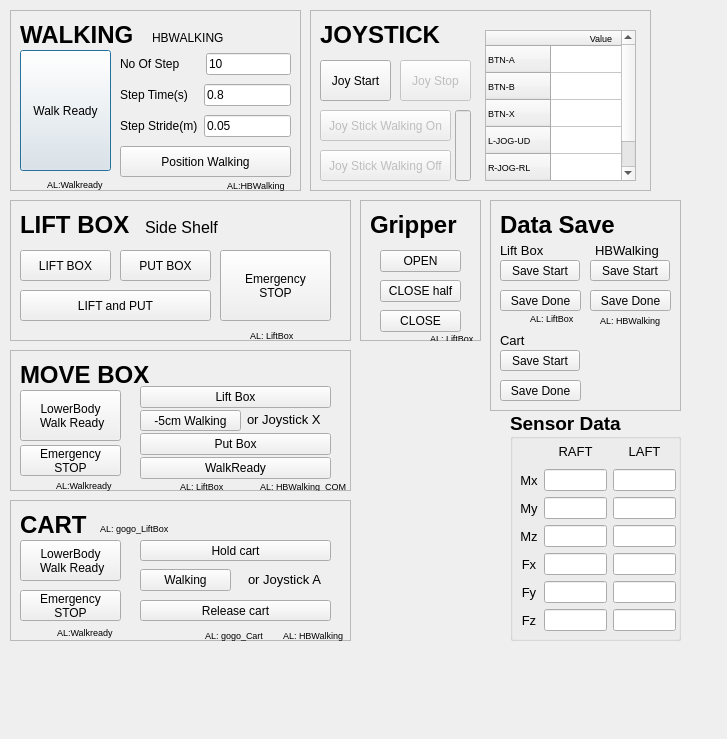
 <widget class="QDialog" name="WBTask">
  <property name="geometry">
   <rect>
    <x>0</x>
    <y>0</y>
    <width>727</width>
    <height>739</height>
   </rect>
  </property>
  <property name="windowTitle">
   <string>Dialog</string>
  </property>
  <widget class="QFrame" name="frame_Walking">
   <property name="geometry">
    <rect>
     <x>10</x>
     <y>10</y>
     <width>291</width>
     <height>181</height>
    </rect>
   </property>
   <property name="frameShape">
    <enum>QFrame::StyledPanel</enum>
   </property>
   <property name="frameShadow">
    <enum>QFrame::Raised</enum>
   </property>
   <widget class="QPushButton" name="PB_WKRD">
    <property name="geometry">
     <rect>
      <x>10</x>
      <y>40</y>
      <width>91</width>
      <height>121</height>
     </rect>
    </property>
    <property name="text">
     <string>Walk Ready</string>
    </property>
   </widget>
   <widget class="QLabel" name="label">
    <property name="geometry">
     <rect>
      <x>10</x>
      <y>10</y>
      <width>131</width>
      <height>31</height>
     </rect>
    </property>
    <property name="font">
     <font>
      <pointsize>18</pointsize>
     </font>
    </property>
    <property name="text">
     <string>&lt;html&gt;&lt;head/&gt;&lt;body&gt;&lt;p&gt;&lt;span style=&quot; font-weight:600;&quot;&gt;WALKING&lt;/span&gt;&lt;/p&gt;&lt;/body&gt;&lt;/html&gt;</string>
    </property>
   </widget>
   <widget class="QLabel" name="label_10">
    <property name="geometry">
     <rect>
      <x>37</x>
      <y>166</y>
      <width>71</width>
      <height>16</height>
     </rect>
    </property>
    <property name="font">
     <font>
      <pointsize>7</pointsize>
     </font>
    </property>
    <property name="text">
     <string>AL:Walkready</string>
    </property>
   </widget>
   <widget class="QLabel" name="label_9">
    <property name="geometry">
     <rect>
      <x>142</x>
      <y>18</y>
      <width>101</width>
      <height>20</height>
     </rect>
    </property>
    <property name="text">
     <string>&lt;html&gt;&lt;head/&gt;&lt;body&gt;&lt;p&gt;HBWALKING&lt;/p&gt;&lt;/body&gt;&lt;/html&gt;</string>
    </property>
   </widget>
   <widget class="QWidget" name="verticalLayoutWidget_7">
    <property name="geometry">
     <rect>
      <x>110</x>
      <y>40</y>
      <width>171</width>
      <height>91</height>
     </rect>
    </property>
    <layout class="QVBoxLayout" name="verticalLayout_7">
     <item>
      <layout class="QHBoxLayout" name="horizontalLayout_8">
       <item>
        <widget class="QLabel" name="label_14">
         <property name="text">
          <string>No Of Step      </string>
         </property>
        </widget>
       </item>
       <item>
        <widget class="QLineEdit" name="LE_NO_OF_STEP">
         <property name="text">
          <string>10</string>
         </property>
        </widget>
       </item>
      </layout>
     </item>
     <item>
      <layout class="QHBoxLayout" name="horizontalLayout_9">
       <item>
        <widget class="QLabel" name="label_15">
         <property name="text">
          <string>Step Time(s)   </string>
         </property>
        </widget>
       </item>
       <item>
        <widget class="QLineEdit" name="LE_STEP_TIME">
         <property name="text">
          <string>0.8</string>
         </property>
        </widget>
       </item>
      </layout>
     </item>
     <item>
      <layout class="QHBoxLayout" name="horizontalLayout_3">
       <item>
        <widget class="QLabel" name="label_16">
         <property name="text">
          <string>Step Stride(m)</string>
         </property>
        </widget>
       </item>
       <item>
        <widget class="QLineEdit" name="LE_STEP_STRIDE">
         <property name="text">
          <string>0.05</string>
         </property>
        </widget>
       </item>
      </layout>
     </item>
    </layout>
   </widget>
   <widget class="QPushButton" name="PB_PositionWalking">
    <property name="geometry">
     <rect>
      <x>110</x>
      <y>136</y>
      <width>171</width>
      <height>31</height>
     </rect>
    </property>
    <property name="text">
     <string>Position Walking</string>
    </property>
   </widget>
   <widget class="QLabel" name="label_11">
    <property name="geometry">
     <rect>
      <x>217</x>
      <y>167</y>
      <width>71</width>
      <height>16</height>
     </rect>
    </property>
    <property name="font">
     <font>
      <pointsize>7</pointsize>
     </font>
    </property>
    <property name="text">
     <string>AL:HBWalking</string>
    </property>
   </widget>
  </widget>
  <widget class="QFrame" name="frame_Cart">
   <property name="geometry">
    <rect>
     <x>10</x>
     <y>500</y>
     <width>341</width>
     <height>141</height>
    </rect>
   </property>
   <property name="frameShape">
    <enum>QFrame::StyledPanel</enum>
   </property>
   <property name="frameShadow">
    <enum>QFrame::Raised</enum>
   </property>
   <widget class="QLabel" name="label_CART">
    <property name="geometry">
     <rect>
      <x>10</x>
      <y>10</y>
      <width>111</width>
      <height>31</height>
     </rect>
    </property>
    <property name="font">
     <font>
      <pointsize>18</pointsize>
     </font>
    </property>
    <property name="text">
     <string>&lt;html&gt;&lt;head/&gt;&lt;body&gt;&lt;p&gt;&lt;span style=&quot; font-weight:600;&quot;&gt;CART&lt;/span&gt;&lt;/p&gt;&lt;/body&gt;&lt;/html&gt;</string>
    </property>
   </widget>
   <widget class="QPushButton" name="PB_Cart_LB_WKRD">
    <property name="geometry">
     <rect>
      <x>10</x>
      <y>40</y>
      <width>101</width>
      <height>41</height>
     </rect>
    </property>
    <property name="text">
     <string>LowerBody 
 Walk Ready</string>
    </property>
   </widget>
   <widget class="QPushButton" name="PB_holdCart">
    <property name="geometry">
     <rect>
      <x>130</x>
      <y>40</y>
      <width>191</width>
      <height>21</height>
     </rect>
    </property>
    <property name="text">
     <string>Hold cart</string>
    </property>
   </widget>
   <widget class="QPushButton" name="PB_ReleaseCart">
    <property name="geometry">
     <rect>
      <x>130</x>
      <y>100</y>
      <width>191</width>
      <height>21</height>
     </rect>
    </property>
    <property name="text">
     <string>Release cart</string>
    </property>
   </widget>
   <widget class="QLabel" name="label_ALgogo">
    <property name="geometry">
     <rect>
      <x>90</x>
      <y>20</y>
      <width>91</width>
      <height>16</height>
     </rect>
    </property>
    <property name="font">
     <font>
      <pointsize>7</pointsize>
     </font>
    </property>
    <property name="text">
     <string>AL: gogo_LiftBox</string>
    </property>
   </widget>
   <widget class="QLabel" name="label_23">
    <property name="geometry">
     <rect>
      <x>195</x>
      <y>127</y>
      <width>61</width>
      <height>16</height>
     </rect>
    </property>
    <property name="font">
     <font>
      <pointsize>7</pointsize>
     </font>
    </property>
    <property name="text">
     <string>AL: gogo_Cart</string>
    </property>
   </widget>
   <widget class="QLabel" name="label_22">
    <property name="geometry">
     <rect>
      <x>47</x>
      <y>122</y>
      <width>71</width>
      <height>20</height>
     </rect>
    </property>
    <property name="font">
     <font>
      <pointsize>7</pointsize>
     </font>
    </property>
    <property name="text">
     <string>AL:Walkready</string>
    </property>
   </widget>
   <widget class="QPushButton" name="PB_CART_Walking">
    <property name="geometry">
     <rect>
      <x>130</x>
      <y>69</y>
      <width>91</width>
      <height>22</height>
     </rect>
    </property>
    <property name="text">
     <string>Walking</string>
    </property>
   </widget>
   <widget class="QLabel" name="label_25">
    <property name="geometry">
     <rect>
      <x>238</x>
      <y>70</y>
      <width>81</width>
      <height>20</height>
     </rect>
    </property>
    <property name="font">
     <font>
      <pointsize>7</pointsize>
     </font>
    </property>
    <property name="text">
     <string>&lt;html&gt;&lt;head/&gt;&lt;body&gt;&lt;p&gt;&lt;span style=&quot; font-size:10pt;&quot;&gt;or Joystick A&lt;/span&gt;&lt;/p&gt;&lt;/body&gt;&lt;/html&gt;</string>
    </property>
   </widget>
   <widget class="QLabel" name="label_26">
    <property name="geometry">
     <rect>
      <x>273</x>
      <y>125</y>
      <width>101</width>
      <height>20</height>
     </rect>
    </property>
    <property name="font">
     <font>
      <pointsize>7</pointsize>
     </font>
    </property>
    <property name="text">
     <string>AL: HBWalking</string>
    </property>
   </widget>
   <widget class="QPushButton" name="PB_CART_STOP">
    <property name="geometry">
     <rect>
      <x>10</x>
      <y>90</y>
      <width>101</width>
      <height>31</height>
     </rect>
    </property>
    <property name="text">
     <string>Emergency
STOP</string>
    </property>
   </widget>
  </widget>
  <widget class="QFrame" name="frame_LiftBox">
   <property name="geometry">
    <rect>
     <x>10</x>
     <y>200</y>
     <width>341</width>
     <height>141</height>
    </rect>
   </property>
   <property name="frameShape">
    <enum>QFrame::StyledPanel</enum>
   </property>
   <property name="frameShadow">
    <enum>QFrame::Raised</enum>
   </property>
   <widget class="QLabel" name="label_LIFTBOX">
    <property name="geometry">
     <rect>
      <x>10</x>
      <y>10</y>
      <width>141</width>
      <height>31</height>
     </rect>
    </property>
    <property name="font">
     <font>
      <pointsize>18</pointsize>
     </font>
    </property>
    <property name="text">
     <string>&lt;html&gt;&lt;head/&gt;&lt;body&gt;&lt;p&gt;&lt;span style=&quot; font-weight:600;&quot;&gt;LIFT BOX&lt;/span&gt;&lt;/p&gt;&lt;/body&gt;&lt;/html&gt;</string>
    </property>
   </widget>
   <widget class="QPushButton" name="PB_Back_LiftBox">
    <property name="geometry">
     <rect>
      <x>10</x>
      <y>50</y>
      <width>91</width>
      <height>31</height>
     </rect>
    </property>
    <property name="text">
     <string>LIFT BOX</string>
    </property>
   </widget>
   <widget class="QPushButton" name="PB_Back_PutBox">
    <property name="geometry">
     <rect>
      <x>110</x>
      <y>50</y>
      <width>91</width>
      <height>31</height>
     </rect>
    </property>
    <property name="text">
     <string>PUT BOX</string>
    </property>
   </widget>
   <widget class="QLabel" name="label_LiftBox_Side">
    <property name="geometry">
     <rect>
      <x>135</x>
      <y>17</y>
      <width>111</width>
      <height>21</height>
     </rect>
    </property>
    <property name="font">
     <font>
      <pointsize>12</pointsize>
     </font>
    </property>
    <property name="text">
     <string>Side Shelf</string>
    </property>
   </widget>
   <widget class="QLabel" name="label_12">
    <property name="geometry">
     <rect>
      <x>240</x>
      <y>127</y>
      <width>51</width>
      <height>16</height>
     </rect>
    </property>
    <property name="font">
     <font>
      <pointsize>7</pointsize>
     </font>
    </property>
    <property name="text">
     <string>AL: LiftBox</string>
    </property>
   </widget>
   <widget class="QPushButton" name="PB_ALLinOne">
    <property name="geometry">
     <rect>
      <x>10</x>
      <y>90</y>
      <width>191</width>
      <height>31</height>
     </rect>
    </property>
    <property name="text">
     <string>LIFT and PUT</string>
    </property>
   </widget>
   <widget class="QPushButton" name="PB_STOP">
    <property name="geometry">
     <rect>
      <x>210</x>
      <y>50</y>
      <width>111</width>
      <height>71</height>
     </rect>
    </property>
    <property name="text">
     <string>Emergency
STOP</string>
    </property>
   </widget>
  </widget>
  <widget class="QFrame" name="frame_MOVEBOX">
   <property name="geometry">
    <rect>
     <x>10</x>
     <y>350</y>
     <width>341</width>
     <height>141</height>
    </rect>
   </property>
   <property name="frameShape">
    <enum>QFrame::StyledPanel</enum>
   </property>
   <property name="frameShadow">
    <enum>QFrame::Raised</enum>
   </property>
   <widget class="QLabel" name="label_MoveBox">
    <property name="geometry">
     <rect>
      <x>10</x>
      <y>10</y>
      <width>151</width>
      <height>31</height>
     </rect>
    </property>
    <property name="font">
     <font>
      <pointsize>18</pointsize>
     </font>
    </property>
    <property name="styleSheet">
     <string notr="true"/>
    </property>
    <property name="text">
     <string>&lt;html&gt;&lt;head/&gt;&lt;body&gt;&lt;p&gt;&lt;span style=&quot; font-weight:600;&quot;&gt;MOVE BOX&lt;/span&gt;&lt;/p&gt;&lt;/body&gt;&lt;/html&gt;</string>
    </property>
    <property name="wordWrap">
     <bool>false</bool>
    </property>
   </widget>
   <widget class="QPushButton" name="PB_MB_LB_WalkReady">
    <property name="geometry">
     <rect>
      <x>10</x>
      <y>40</y>
      <width>101</width>
      <height>51</height>
     </rect>
    </property>
    <property name="text">
     <string>LowerBody 
 Walk Ready</string>
    </property>
   </widget>
   <widget class="QPushButton" name="PB_COMxBackWalking">
    <property name="geometry">
     <rect>
      <x>130</x>
      <y>60</y>
      <width>101</width>
      <height>21</height>
     </rect>
    </property>
    <property name="text">
     <string>-5cm Walking</string>
    </property>
   </widget>
   <widget class="QPushButton" name="PB_MB_liftBox">
    <property name="geometry">
     <rect>
      <x>130</x>
      <y>36</y>
      <width>191</width>
      <height>22</height>
     </rect>
    </property>
    <property name="text">
     <string>Lift Box</string>
    </property>
   </widget>
   <widget class="QLabel" name="label_13">
    <property name="geometry">
     <rect>
      <x>170</x>
      <y>128</y>
      <width>51</width>
      <height>16</height>
     </rect>
    </property>
    <property name="font">
     <font>
      <pointsize>7</pointsize>
     </font>
    </property>
    <property name="text">
     <string>AL: LiftBox</string>
    </property>
   </widget>
   <widget class="QLabel" name="label_17">
    <property name="geometry">
     <rect>
      <x>250</x>
      <y>126</y>
      <width>101</width>
      <height>20</height>
     </rect>
    </property>
    <property name="font">
     <font>
      <pointsize>7</pointsize>
     </font>
    </property>
    <property name="text">
     <string>AL: HBWalking_COM</string>
    </property>
   </widget>
   <widget class="QLabel" name="label_18">
    <property name="geometry">
     <rect>
      <x>46</x>
      <y>125</y>
      <width>71</width>
      <height>20</height>
     </rect>
    </property>
    <property name="font">
     <font>
      <pointsize>7</pointsize>
     </font>
    </property>
    <property name="text">
     <string>AL:Walkready</string>
    </property>
   </widget>
   <widget class="QPushButton" name="PB_MB_putBox">
    <property name="geometry">
     <rect>
      <x>130</x>
      <y>83</y>
      <width>191</width>
      <height>22</height>
     </rect>
    </property>
    <property name="text">
     <string>Put Box</string>
    </property>
   </widget>
   <widget class="QPushButton" name="PB_MB_WKRD">
    <property name="geometry">
     <rect>
      <x>130</x>
      <y>107</y>
      <width>191</width>
      <height>22</height>
     </rect>
    </property>
    <property name="text">
     <string>WalkReady</string>
    </property>
   </widget>
   <widget class="QLabel" name="label_24">
    <property name="geometry">
     <rect>
      <x>237</x>
      <y>60</y>
      <width>81</width>
      <height>20</height>
     </rect>
    </property>
    <property name="font">
     <font>
      <pointsize>7</pointsize>
     </font>
    </property>
    <property name="text">
     <string>&lt;html&gt;&lt;head/&gt;&lt;body&gt;&lt;p&gt;&lt;span style=&quot; font-size:10pt;&quot;&gt;or Joystick X&lt;/span&gt;&lt;/p&gt;&lt;/body&gt;&lt;/html&gt;</string>
    </property>
   </widget>
   <widget class="QPushButton" name="PB_MB_STOP">
    <property name="geometry">
     <rect>
      <x>10</x>
      <y>95</y>
      <width>101</width>
      <height>31</height>
     </rect>
    </property>
    <property name="text">
     <string>Emergency
STOP</string>
    </property>
   </widget>
  </widget>
  <widget class="QFrame" name="frame_DataSave">
   <property name="geometry">
    <rect>
     <x>490</x>
     <y>200</y>
     <width>191</width>
     <height>211</height>
    </rect>
   </property>
   <property name="frameShape">
    <enum>QFrame::StyledPanel</enum>
   </property>
   <property name="frameShadow">
    <enum>QFrame::Raised</enum>
   </property>
   <widget class="QPushButton" name="PB_SaveStart">
    <property name="geometry">
     <rect>
      <x>10</x>
      <y>60</y>
      <width>80</width>
      <height>21</height>
     </rect>
    </property>
    <property name="text">
     <string>Save Start</string>
    </property>
   </widget>
   <widget class="QPushButton" name="PB_SaveDone">
    <property name="geometry">
     <rect>
      <x>10</x>
      <y>90</y>
      <width>81</width>
      <height>21</height>
     </rect>
    </property>
    <property name="text">
     <string>Save Done</string>
    </property>
   </widget>
   <widget class="QLabel" name="label_DataSave">
    <property name="geometry">
     <rect>
      <x>10</x>
      <y>10</y>
      <width>151</width>
      <height>31</height>
     </rect>
    </property>
    <property name="font">
     <font>
      <pointsize>18</pointsize>
     </font>
    </property>
    <property name="styleSheet">
     <string notr="true"/>
    </property>
    <property name="text">
     <string>&lt;html&gt;&lt;head/&gt;&lt;body&gt;&lt;p&gt;&lt;span style=&quot; font-weight:600;&quot;&gt;Data Save&lt;/span&gt;&lt;/p&gt;&lt;/body&gt;&lt;/html&gt;</string>
    </property>
    <property name="wordWrap">
     <bool>false</bool>
    </property>
   </widget>
   <widget class="QPushButton" name="PB_SaveDone_HB">
    <property name="geometry">
     <rect>
      <x>100</x>
      <y>90</y>
      <width>81</width>
      <height>21</height>
     </rect>
    </property>
    <property name="text">
     <string>Save Done</string>
    </property>
   </widget>
   <widget class="QPushButton" name="PB_SaveStart_HB">
    <property name="geometry">
     <rect>
      <x>100</x>
      <y>60</y>
      <width>80</width>
      <height>21</height>
     </rect>
    </property>
    <property name="text">
     <string>Save Start</string>
    </property>
   </widget>
   <widget class="QLabel" name="label_DS_HBWalking">
    <property name="geometry">
     <rect>
      <x>105</x>
      <y>40</y>
      <width>71</width>
      <height>21</height>
     </rect>
    </property>
    <property name="font">
     <font>
      <pointsize>12</pointsize>
     </font>
    </property>
    <property name="text">
     <string>&lt;html&gt;&lt;head/&gt;&lt;body&gt;&lt;p&gt;&lt;span style=&quot; font-size:10pt;&quot;&gt;HBWalking&lt;/span&gt;&lt;/p&gt;&lt;/body&gt;&lt;/html&gt;</string>
    </property>
   </widget>
   <widget class="QLabel" name="label_DS_LiftBox">
    <property name="geometry">
     <rect>
      <x>10</x>
      <y>40</y>
      <width>71</width>
      <height>21</height>
     </rect>
    </property>
    <property name="font">
     <font>
      <pointsize>12</pointsize>
     </font>
    </property>
    <property name="text">
     <string>&lt;html&gt;&lt;head/&gt;&lt;body&gt;&lt;p&gt;&lt;span style=&quot; font-size:10pt;&quot;&gt;Lift Box&lt;/span&gt;&lt;/p&gt;&lt;/body&gt;&lt;/html&gt;</string>
    </property>
   </widget>
   <widget class="QLabel" name="label_19">
    <property name="geometry">
     <rect>
      <x>40</x>
      <y>110</y>
      <width>51</width>
      <height>16</height>
     </rect>
    </property>
    <property name="font">
     <font>
      <pointsize>7</pointsize>
     </font>
    </property>
    <property name="text">
     <string>AL: LiftBox</string>
    </property>
   </widget>
   <widget class="QLabel" name="label_20">
    <property name="geometry">
     <rect>
      <x>110</x>
      <y>110</y>
      <width>71</width>
      <height>20</height>
     </rect>
    </property>
    <property name="font">
     <font>
      <pointsize>7</pointsize>
     </font>
    </property>
    <property name="text">
     <string>AL: HBWalking</string>
    </property>
   </widget>
   <widget class="QLabel" name="label_DS_Cart">
    <property name="geometry">
     <rect>
      <x>10</x>
      <y>130</y>
      <width>71</width>
      <height>21</height>
     </rect>
    </property>
    <property name="font">
     <font>
      <pointsize>12</pointsize>
     </font>
    </property>
    <property name="text">
     <string>&lt;html&gt;&lt;head/&gt;&lt;body&gt;&lt;p&gt;&lt;span style=&quot; font-size:10pt;&quot;&gt;Cart&lt;/span&gt;&lt;/p&gt;&lt;/body&gt;&lt;/html&gt;</string>
    </property>
   </widget>
   <widget class="QPushButton" name="PB_SaveStart_Cart">
    <property name="geometry">
     <rect>
      <x>10</x>
      <y>150</y>
      <width>80</width>
      <height>21</height>
     </rect>
    </property>
    <property name="text">
     <string>Save Start</string>
    </property>
   </widget>
   <widget class="QPushButton" name="PB_SaveDone_Cart">
    <property name="geometry">
     <rect>
      <x>10</x>
      <y>180</y>
      <width>81</width>
      <height>21</height>
     </rect>
    </property>
    <property name="text">
     <string>Save Done</string>
    </property>
   </widget>
  </widget>
  <widget class="QFrame" name="frame_joyStick">
   <property name="geometry">
    <rect>
     <x>310</x>
     <y>10</y>
     <width>341</width>
     <height>181</height>
    </rect>
   </property>
   <property name="frameShape">
    <enum>QFrame::StyledPanel</enum>
   </property>
   <property name="frameShadow">
    <enum>QFrame::Raised</enum>
   </property>
   <widget class="QPushButton" name="MANUAL_BTN_JOY_WALKING_ON">
    <property name="enabled">
     <bool>false</bool>
    </property>
    <property name="geometry">
     <rect>
      <x>10</x>
      <y>100</y>
      <width>131</width>
      <height>31</height>
     </rect>
    </property>
    <property name="text">
     <string>Joy Stick Walking On</string>
    </property>
   </widget>
   <widget class="QPushButton" name="MANUAL_BTN_JOY_WALKING_OFF">
    <property name="enabled">
     <bool>false</bool>
    </property>
    <property name="geometry">
     <rect>
      <x>10</x>
      <y>140</y>
      <width>131</width>
      <height>31</height>
     </rect>
    </property>
    <property name="text">
     <string>Joy Stick Walking Off</string>
    </property>
   </widget>
   <widget class="QLineEdit" name="LE_JOYSTICK_WALKING_STATUS">
    <property name="enabled">
     <bool>false</bool>
    </property>
    <property name="geometry">
     <rect>
      <x>145</x>
      <y>100</y>
      <width>16</width>
      <height>71</height>
     </rect>
    </property>
    <property name="readOnly">
     <bool>true</bool>
    </property>
   </widget>
   <widget class="QPushButton" name="JOY_BTN_START">
    <property name="geometry">
     <rect>
      <x>10</x>
      <y>50</y>
      <width>71</width>
      <height>41</height>
     </rect>
    </property>
    <property name="text">
     <string>Joy Start</string>
    </property>
   </widget>
   <widget class="QPushButton" name="JOY_BTN_STOP">
    <property name="enabled">
     <bool>false</bool>
    </property>
    <property name="geometry">
     <rect>
      <x>90</x>
      <y>50</y>
      <width>71</width>
      <height>41</height>
     </rect>
    </property>
    <property name="text">
     <string>Joy Stop</string>
    </property>
   </widget>
   <widget class="QTableWidget" name="JOY_TABLE_INFO_RIGHT">
    <property name="geometry">
     <rect>
      <x>175</x>
      <y>20</y>
      <width>151</width>
      <height>151</height>
     </rect>
    </property>
    <property name="font">
     <font>
      <pointsize>7</pointsize>
     </font>
    </property>
    <attribute name="horizontalHeaderMinimumSectionSize">
     <number>8</number>
    </attribute>
    <attribute name="verticalHeaderDefaultSectionSize">
     <number>27</number>
    </attribute>
    <attribute name="verticalHeaderMinimumSectionSize">
     <number>10</number>
    </attribute>
    <row>
     <property name="text">
      <string>BTN-A</string>
     </property>
    </row>
    <row>
     <property name="text">
      <string>BTN-B</string>
     </property>
    </row>
    <row>
     <property name="text">
      <string>BTN-X</string>
     </property>
    </row>
    <row>
     <property name="text">
      <string>L-JOG-UD       </string>
     </property>
    </row>
    <row>
     <property name="text">
      <string>R-JOG-RL</string>
     </property>
    </row>
    <column>
     <property name="text">
      <string>Value</string>
     </property>
    </column>
   </widget>
   <widget class="QLabel" name="label_2">
    <property name="geometry">
     <rect>
      <x>10</x>
      <y>10</y>
      <width>151</width>
      <height>31</height>
     </rect>
    </property>
    <property name="font">
     <font>
      <pointsize>18</pointsize>
     </font>
    </property>
    <property name="text">
     <string>&lt;html&gt;&lt;head/&gt;&lt;body&gt;&lt;p&gt;&lt;span style=&quot; font-weight:600;&quot;&gt;JOYSTICK&lt;/span&gt;&lt;/p&gt;&lt;/body&gt;&lt;/html&gt;</string>
    </property>
   </widget>
  </widget>
  <widget class="QFrame" name="frame">
   <property name="geometry">
    <rect>
     <x>360</x>
     <y>200</y>
     <width>121</width>
     <height>141</height>
    </rect>
   </property>
   <property name="frameShape">
    <enum>QFrame::StyledPanel</enum>
   </property>
   <property name="frameShadow">
    <enum>QFrame::Raised</enum>
   </property>
   <widget class="QLabel" name="label_Gripper">
    <property name="geometry">
     <rect>
      <x>10</x>
      <y>10</y>
      <width>111</width>
      <height>31</height>
     </rect>
    </property>
    <property name="font">
     <font>
      <pointsize>18</pointsize>
     </font>
    </property>
    <property name="styleSheet">
     <string notr="true"/>
    </property>
    <property name="text">
     <string>&lt;html&gt;&lt;head/&gt;&lt;body&gt;&lt;p&gt;&lt;span style=&quot; font-weight:600;&quot;&gt;Gripper&lt;/span&gt;&lt;/p&gt;&lt;/body&gt;&lt;/html&gt;</string>
    </property>
    <property name="wordWrap">
     <bool>false</bool>
    </property>
   </widget>
   <widget class="QPushButton" name="PB_G_open">
    <property name="geometry">
     <rect>
      <x>20</x>
      <y>50</y>
      <width>81</width>
      <height>22</height>
     </rect>
    </property>
    <property name="text">
     <string>OPEN</string>
    </property>
   </widget>
   <widget class="QPushButton" name="PB_G_close_half">
    <property name="geometry">
     <rect>
      <x>20</x>
      <y>80</y>
      <width>81</width>
      <height>22</height>
     </rect>
    </property>
    <property name="text">
     <string>CLOSE half</string>
    </property>
   </widget>
   <widget class="QPushButton" name="PB_G_close">
    <property name="geometry">
     <rect>
      <x>20</x>
      <y>110</y>
      <width>81</width>
      <height>22</height>
     </rect>
    </property>
    <property name="text">
     <string>CLOSE</string>
    </property>
   </widget>
   <widget class="QLabel" name="label_21">
    <property name="geometry">
     <rect>
      <x>70</x>
      <y>130</y>
      <width>51</width>
      <height>16</height>
     </rect>
    </property>
    <property name="font">
     <font>
      <pointsize>7</pointsize>
     </font>
    </property>
    <property name="text">
     <string>AL: LiftBox</string>
    </property>
   </widget>
  </widget>
  <widget class="QGroupBox" name="groupBox">
   <property name="enabled">
    <bool>true</bool>
   </property>
   <property name="geometry">
    <rect>
     <x>510</x>
     <y>410</y>
     <width>171</width>
     <height>231</height>
    </rect>
   </property>
   <property name="font">
    <font>
     <pointsize>14</pointsize>
     <weight>75</weight>
     <bold>true</bold>
    </font>
   </property>
   <property name="title">
    <string notr="true">Sensor Data</string>
   </property>
   <property name="alignment">
    <set>Qt::AlignLeading|Qt::AlignLeft|Qt::AlignVCenter</set>
   </property>
   <property name="flat">
    <bool>false</bool>
   </property>
   <property name="checkable">
    <bool>false</bool>
   </property>
   <widget class="QWidget" name="gridLayoutWidget">
    <property name="geometry">
     <rect>
      <x>10</x>
      <y>30</y>
      <width>156</width>
      <height>191</height>
     </rect>
    </property>
    <layout class="QGridLayout" name="gridLayout">
     <item row="3" column="2">
      <widget class="QLineEdit" name="LE_LAFT_My">
       <property name="font">
        <font>
         <pointsize>9</pointsize>
         <weight>50</weight>
         <bold>false</bold>
        </font>
       </property>
      </widget>
     </item>
     <item row="6" column="0">
      <widget class="QLabel" name="label_Fy">
       <property name="font">
        <font>
         <pointsize>10</pointsize>
         <weight>50</weight>
         <bold>false</bold>
        </font>
       </property>
       <property name="text">
        <string>Fy</string>
       </property>
       <property name="alignment">
        <set>Qt::AlignCenter</set>
       </property>
      </widget>
     </item>
     <item row="2" column="2">
      <widget class="QLineEdit" name="LE_LAFT_Mx">
       <property name="font">
        <font>
         <pointsize>9</pointsize>
         <weight>50</weight>
         <bold>false</bold>
        </font>
       </property>
      </widget>
     </item>
     <item row="3" column="0">
      <widget class="QLabel" name="label_My">
       <property name="font">
        <font>
         <pointsize>10</pointsize>
         <weight>50</weight>
         <bold>false</bold>
        </font>
       </property>
       <property name="text">
        <string>My</string>
       </property>
       <property name="alignment">
        <set>Qt::AlignCenter</set>
       </property>
      </widget>
     </item>
     <item row="5" column="2">
      <widget class="QLineEdit" name="LE_LAFT_Fx">
       <property name="font">
        <font>
         <pointsize>9</pointsize>
         <weight>50</weight>
         <bold>false</bold>
        </font>
       </property>
      </widget>
     </item>
     <item row="4" column="2">
      <widget class="QLineEdit" name="LE_LAFT_Mz">
       <property name="font">
        <font>
         <pointsize>9</pointsize>
         <weight>50</weight>
         <bold>false</bold>
        </font>
       </property>
      </widget>
     </item>
     <item row="6" column="1">
      <widget class="QLineEdit" name="LE_RAFT_Fy">
       <property name="font">
        <font>
         <pointsize>9</pointsize>
         <weight>50</weight>
         <bold>false</bold>
        </font>
       </property>
      </widget>
     </item>
     <item row="4" column="0">
      <widget class="QLabel" name="label_Mz">
       <property name="font">
        <font>
         <pointsize>10</pointsize>
         <weight>50</weight>
         <bold>false</bold>
        </font>
       </property>
       <property name="text">
        <string>Mz</string>
       </property>
       <property name="alignment">
        <set>Qt::AlignCenter</set>
       </property>
      </widget>
     </item>
     <item row="7" column="1">
      <widget class="QLineEdit" name="LE_RAFT_Fz">
       <property name="font">
        <font>
         <pointsize>9</pointsize>
         <weight>50</weight>
         <bold>false</bold>
        </font>
       </property>
      </widget>
     </item>
     <item row="7" column="0">
      <widget class="QLabel" name="label_Fz">
       <property name="font">
        <font>
         <pointsize>10</pointsize>
         <weight>50</weight>
         <bold>false</bold>
        </font>
       </property>
       <property name="text">
        <string>Fz</string>
       </property>
       <property name="alignment">
        <set>Qt::AlignCenter</set>
       </property>
      </widget>
     </item>
     <item row="6" column="2">
      <widget class="QLineEdit" name="LE_LAFT_Fy">
       <property name="font">
        <font>
         <pointsize>9</pointsize>
         <weight>50</weight>
         <bold>false</bold>
        </font>
       </property>
      </widget>
     </item>
     <item row="0" column="1">
      <widget class="QLabel" name="label_RAFT">
       <property name="font">
        <font>
         <pointsize>10</pointsize>
         <weight>50</weight>
         <bold>false</bold>
        </font>
       </property>
       <property name="text">
        <string>RAFT</string>
       </property>
       <property name="alignment">
        <set>Qt::AlignCenter</set>
       </property>
      </widget>
     </item>
     <item row="4" column="1">
      <widget class="QLineEdit" name="LE_RAFT_Mz">
       <property name="font">
        <font>
         <pointsize>9</pointsize>
         <weight>50</weight>
         <bold>false</bold>
        </font>
       </property>
      </widget>
     </item>
     <item row="3" column="1">
      <widget class="QLineEdit" name="LE_RAFT_My">
       <property name="font">
        <font>
         <pointsize>9</pointsize>
         <weight>50</weight>
         <bold>false</bold>
        </font>
       </property>
      </widget>
     </item>
     <item row="7" column="2">
      <widget class="QLineEdit" name="LE_LAFT_Fz">
       <property name="font">
        <font>
         <pointsize>9</pointsize>
         <weight>50</weight>
         <bold>false</bold>
        </font>
       </property>
      </widget>
     </item>
     <item row="5" column="0">
      <widget class="QLabel" name="label_Fx">
       <property name="font">
        <font>
         <pointsize>10</pointsize>
         <weight>50</weight>
         <bold>false</bold>
        </font>
       </property>
       <property name="text">
        <string>Fx</string>
       </property>
       <property name="alignment">
        <set>Qt::AlignCenter</set>
       </property>
      </widget>
     </item>
     <item row="5" column="1">
      <widget class="QLineEdit" name="LE_RAFT_Fx">
       <property name="font">
        <font>
         <pointsize>9</pointsize>
         <weight>50</weight>
         <bold>false</bold>
        </font>
       </property>
      </widget>
     </item>
     <item row="2" column="1">
      <widget class="QLineEdit" name="LE_RAFT_Mx">
       <property name="font">
        <font>
         <pointsize>9</pointsize>
         <weight>50</weight>
         <bold>false</bold>
        </font>
       </property>
      </widget>
     </item>
     <item row="2" column="0">
      <widget class="QLabel" name="label_Mx">
       <property name="font">
        <font>
         <pointsize>10</pointsize>
         <weight>50</weight>
         <bold>false</bold>
        </font>
       </property>
       <property name="text">
        <string>Mx</string>
       </property>
       <property name="alignment">
        <set>Qt::AlignCenter</set>
       </property>
      </widget>
     </item>
     <item row="0" column="2">
      <widget class="QLabel" name="label_LAFT">
       <property name="font">
        <font>
         <pointsize>10</pointsize>
         <weight>50</weight>
         <bold>false</bold>
        </font>
       </property>
       <property name="text">
        <string>LAFT</string>
       </property>
       <property name="alignment">
        <set>Qt::AlignCenter</set>
       </property>
      </widget>
     </item>
    </layout>
   </widget>
  </widget>
 </widget>
